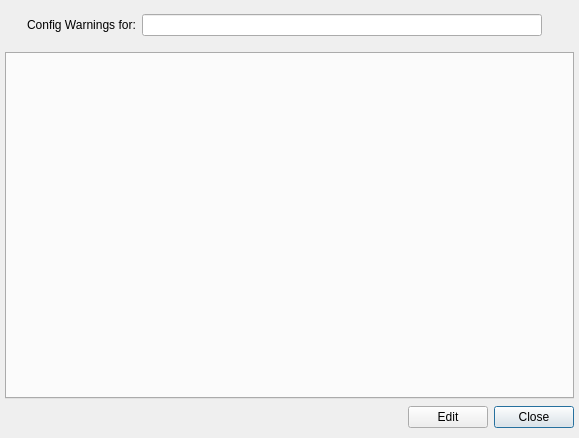
<?xml version="1.0" encoding="UTF-8"?>
<ui version="4.0">
 <class>WarningDialog</class>
 <widget class="QDialog" name="WarningDialog">
  <property name="geometry">
   <rect>
    <x>0</x>
    <y>0</y>
    <width>579</width>
    <height>438</height>
   </rect>
  </property>
  <property name="windowTitle">
   <string>Summary </string>
  </property>
  <property name="windowOpacity">
   <double>1.000000000000000</double>
  </property>
  <property name="statusTip">
   <string>Warnings raised by config file</string>
  </property>
  <property name="whatsThis">
   <string>Warnings raised by config file</string>
  </property>
  <layout class="QVBoxLayout" name="verticalLayout">
   <property name="spacing">
    <number>7</number>
   </property>
   <property name="leftMargin">
    <number>5</number>
   </property>
   <property name="topMargin">
    <number>5</number>
   </property>
   <property name="rightMargin">
    <number>5</number>
   </property>
   <property name="bottomMargin">
    <number>10</number>
   </property>
   <item>
    <widget class="QWidget" name="header_widget" native="true">
     <layout class="QHBoxLayout" name="horizontalLayout">
      <item>
       <widget class="QLabel" name="WarningIcon_label">
        <property name="minimumSize">
         <size>
          <width>0</width>
          <height>0</height>
         </size>
        </property>
        <property name="maximumSize">
         <size>
          <width>30</width>
          <height>30</height>
         </size>
        </property>
        <property name="text">
         <string/>
        </property>
        <property name="pixmap">
         <pixmap resource="../media/bootstrap.qrc">:/icons/bootstrap-icons-1.8.3/warning.png</pixmap>
        </property>
        <property name="scaledContents">
         <bool>true</bool>
        </property>
       </widget>
      </item>
      <item>
       <widget class="QLabel" name="dialogTitle_label">
        <property name="text">
         <string>Config Warnings for:</string>
        </property>
       </widget>
      </item>
      <item>
       <widget class="QLineEdit" name="warningSourceFile_edit">
        <property name="enabled">
         <bool>true</bool>
        </property>
        <property name="sizePolicy">
         <sizepolicy hsizetype="Expanding" vsizetype="Fixed">
          <horstretch>0</horstretch>
          <verstretch>0</verstretch>
         </sizepolicy>
        </property>
        <property name="minimumSize">
         <size>
          <width>400</width>
          <height>0</height>
         </size>
        </property>
        <property name="maximumSize">
         <size>
          <width>700</width>
          <height>23</height>
         </size>
        </property>
        <property name="text">
         <string/>
        </property>
        <property name="readOnly">
         <bool>true</bool>
        </property>
       </widget>
      </item>
      <item>
       <spacer name="horizontalSpacer">
        <property name="orientation">
         <enum>Qt::Horizontal</enum>
        </property>
        <property name="sizeHint" stdset="0">
         <size>
          <width>40</width>
          <height>20</height>
         </size>
        </property>
       </spacer>
      </item>
     </layout>
    </widget>
   </item>
   <item>
    <widget class="QWidget" name="warningDataTreeMain_widget" native="true">
     <layout class="QVBoxLayout" name="verticalLayout_2">
      <property name="leftMargin">
       <number>0</number>
      </property>
      <property name="topMargin">
       <number>0</number>
      </property>
      <property name="rightMargin">
       <number>0</number>
      </property>
      <property name="bottomMargin">
       <number>0</number>
      </property>
      <item>
       <widget class="QTabWidget" name="warningsTab_widget">
        <property name="currentIndex">
         <number>-1</number>
        </property>
        <property name="iconSize">
         <size>
          <width>10</width>
          <height>10</height>
         </size>
        </property>
        <property name="tabsClosable">
         <bool>false</bool>
        </property>
        <property name="tabBarAutoHide">
         <bool>false</bool>
        </property>
       </widget>
      </item>
     </layout>
    </widget>
   </item>
   <item>
    <widget class="QWidget" name="toolButtons_widget" native="true">
     <layout class="QHBoxLayout" name="horizontalLayout_2">
      <property name="leftMargin">
       <number>0</number>
      </property>
      <property name="topMargin">
       <number>0</number>
      </property>
      <property name="rightMargin">
       <number>0</number>
      </property>
      <property name="bottomMargin">
       <number>0</number>
      </property>
      <item>
       <spacer name="horizontalSpacer_2">
        <property name="orientation">
         <enum>Qt::Horizontal</enum>
        </property>
        <property name="sizeHint" stdset="0">
         <size>
          <width>40</width>
          <height>20</height>
         </size>
        </property>
       </spacer>
      </item>
      <item>
       <widget class="QPushButton" name="editConfig_btn">
        <property name="toolTip">
         <string>Open config file to edit</string>
        </property>
        <property name="statusTip">
         <string>Open config file to edit</string>
        </property>
        <property name="whatsThis">
         <string>Open config file to edit</string>
        </property>
        <property name="text">
         <string>Edit</string>
        </property>
        <property name="autoDefault">
         <bool>false</bool>
        </property>
       </widget>
      </item>
      <item>
       <widget class="QPushButton" name="closeWarning_btn">
        <property name="text">
         <string>Close</string>
        </property>
        <property name="shortcut">
         <string>Ctrl+W, Meta+W</string>
        </property>
        <property name="checkable">
         <bool>false</bool>
        </property>
        <property name="default">
         <bool>false</bool>
        </property>
        <property name="flat">
         <bool>false</bool>
        </property>
       </widget>
      </item>
     </layout>
    </widget>
   </item>
  </layout>
 </widget>
 <resources>
  <include location="../media/bootstrap.qrc"/>
 </resources>
 <connections/>
</ui>
